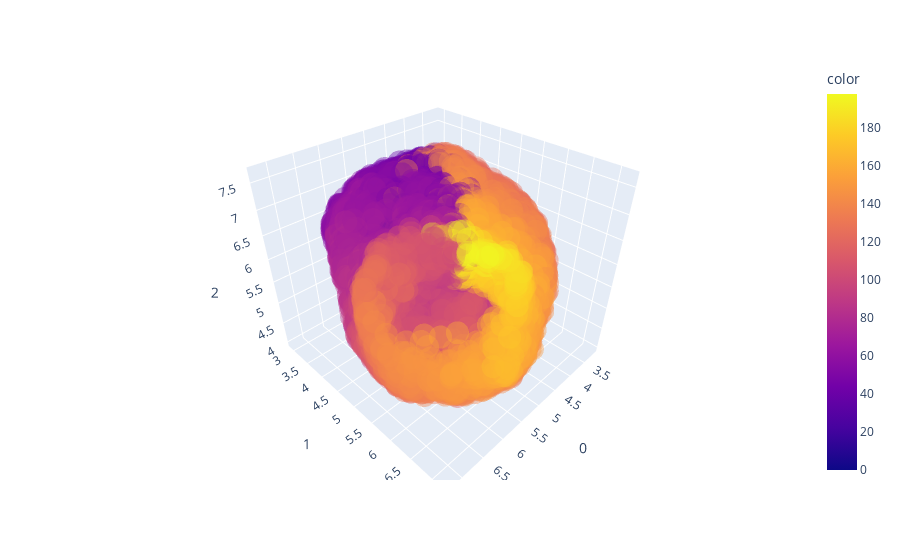

This figure's notebook cell:
### Markdown cell above
### Low dimensional representations

#### 1D

### Code cell
activity_flat = activity.reshape(activity.shape[0],-1)
embedding, reducer = lowD_reduce(activity_flat,if_pca=False,n_components=4,plot=True)

### Figure 1 — Plotly figure (JSON) as saved in the notebook; plotly's stock layout.template omitted (floating-point values rounded to 4 significant figures; data arrays with more than 128 entries replaced by an {"elided": "..."} marker saying what was removed)
{"data": [{"hovertemplate": "0=%{x}<br>1=%{y}<br>2=%{z}<br>color=%{marker.color}<extra></extra>", "legendgroup": "", "marker": {"color": {"elided": "10000 int values"}, "coloraxis": "coloraxis", "opacity": 0.4, "symbol": "circle"}, "mode": "markers", "name": "", "scene": "scene", "showlegend": false, "type": "scatter3d", "x": {"elided": "10000 float values"}, "y": {"elided": "10000 float values"}, "z": {"elided": "10000 float values"}}], "layout": {"coloraxis": {"colorbar": {"title": {"text": "color"}}, "colorscale": [[0, "#0d0887"], [0.1111, "#46039f"], [0.2222, "#7201a8"], [0.3333, "#9c179e"], [0.4444, "#bd3786"], [0.5556, "#d8576b"], [0.6667, "#ed7953"], [0.7778, "#fb9f3a"], [0.8889, "#fdca26"], [1, "#f0f921"]]}, "legend": {"tracegroupgap": 0}, "margin": {"t": 60}, "scene": {"domain": {"x": [0, 1], "y": [0, 1]}, "xaxis": {"title": {"text": "0"}}, "yaxis": {"title": {"text": "1"}}, "zaxis": {"title": {"text": "2"}}}}}
